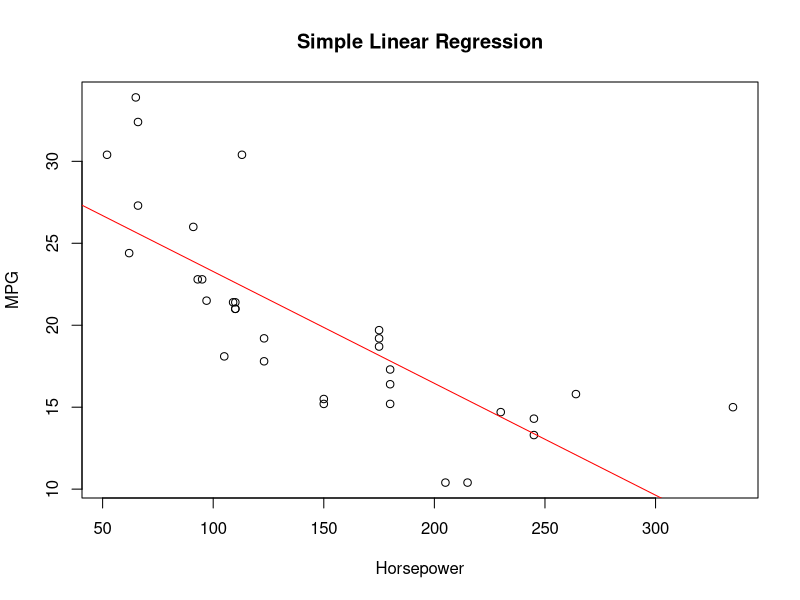

The R script that drew this image:
data(mtcars) 
head(mtcars) 
model <- lm(mpg ~ hp, data = mtcars) 
summary(model) 
plot( 
  mtcars$hp, 
  mtcars$mpg, 
  main = "Simple Linear Regression", 
  xlab = "Horsepower", 
  ylab = "MPG" 
) 
abline(model, col = "red") 
new_data <- data.frame(hp = 150) 
predicted_mpg <- predict(model, new_data) 
cat("Predicted MPG for 150 HP:", predicted_mpg, "\n")